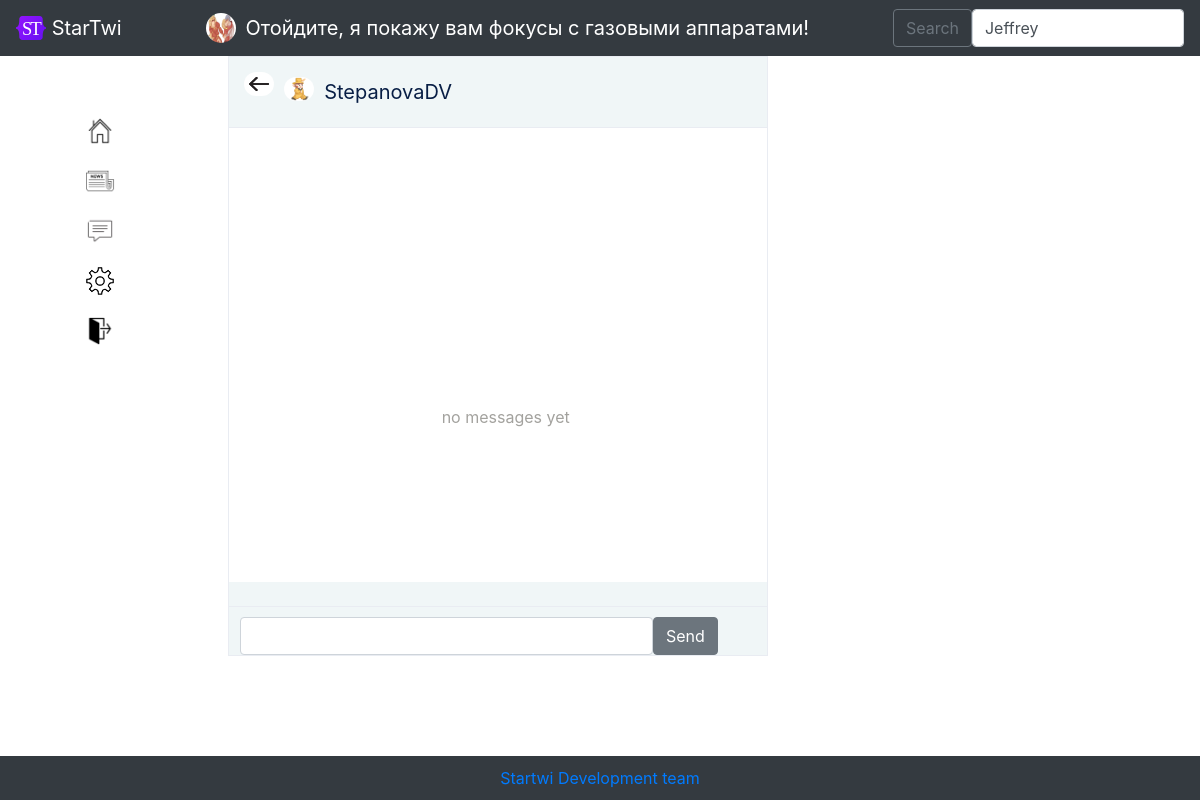
Page /messenger/StepanovaDV (signed in) on the committed database.
### data/users.py (models this page shows, shortened)
class User(SqlAlchemyBase, UserMixin):
    __tablename__ = 'users'
    id = sqlalchemy.Column(sqlalchemy.Integer, primary_key=True, autoincrement=True)
    username = sqlalchemy.Column(sqlalchemy.String, unique=True, nullable=True)
    year_of_birth = sqlalchemy.Column(sqlalchemy.Integer, nullable=True)
    month_of_birth = sqlalchemy.Column(sqlalchemy.Integer, nullable=True)
    day_of_birth = sqlalchemy.Column(sqlalchemy.Integer, nullable=True)
    country = sqlalchemy.Column(sqlalchemy.String, nullable=True)
    email = sqlalchemy.Column(sqlalchemy.String, unique=True, nullable=True)
    hashed_password = sqlalchemy.Column(sqlalchemy.String, nullable=True)
    modified_date = sqlalchemy.Column(sqlalchemy.DateTime, default=datetime.datetime.now())
    photo = sqlalchemy.Column(sqlalchemy.String, unique=True, nullable=True)
    about_me = sqlalchemy.Column(sqlalchemy.String, unique=True, nullable=True)
    followers = sqlalchemy.Column(sqlalchemy.String, nullable=True, default=' ')
    following = sqlalchemy.Column(sqlalchemy.String, nullable=True, default=' ')
    restrict = sqlalchemy.Column(sqlalchemy.Boolean, nullable=True, default=False)
    blacklist = sqlalchemy.Column(sqlalchemy.String, nullable=True, default=' ')

### main.py (the view)
@app.route('/messenger/<username>', methods=['GET', 'POST'])
@login_required
def messenger(username):
    db_sess = db_session.create_session()
    form = MessageForm()
    user = db_sess.query(User).filter(User.username == username).first()
    if form.validate_on_submit():
        add_message(current_user.id, user.id, form.message.data)
        return redirect(f'/messenger/{username}')
    cipher = Fernet(cipher_key)
    messages_list = db_sess.query(Messages).filter(
        ((Messages.from_id == current_user.id) / (Messages.to_id == user.id)) | (
                (Messages.to_id == current_user.id) / (Messages.from_id == user.id))).all()
    return render_template('messenger.html', title='Messenger', form=form, user=user,
                           url_for=url_for, user_class=User, userlist=get_userlist(),
                           css_file=url_for('static', filename='css/style.css'),
                           messages_list=messages_list, cipher=cipher,
                           str=str, db_sess_query_user=db_sess.query(User)
                           )

### forms/MessageForm.py
class MessageForm(FlaskForm):
    message = StringField('')
    send = SubmitField('Send')

### data/db_session.py (called while the page is built)
def create_session() -> Session:
    global __factory
    return __factory()

### main.py (called while the page is built)
@login_manager.user_loader
def load_user(user_id):
    db_sess = db_session.create_session()
    return db_sess.query(User).get(user_id)

def get_userlist():
    return sorted(db_session.create_session().query(User).filter(User.username != current_user.username),
                  key=lambda x: [0 if str(x.id) in current_user.following.split(', ') else 1,
                                 - len(list(set(current_user.following.split(', ')) & set(
                                     x.following.split(', ')))),
                                 - len(list(set(current_user.followers.split(', ')) & set(
                                     x.followers.split(', ')))),
                                 x.username])

### templates/messenger.html (shortened to what this page needs)
{% extends "base_logged_in.html" %}
{% block content %}
<div class="messenger">
    <table class="message-table">
        <tr><td style="background-color: #f0f6f7; " class="about-chat"><div>
            <a href="/chats"><img src="{{ url_for('static', filename='img/back.png') }}" alt="" width="30" height="24" class="icon" style="margin: 0px; margin-right: 10px;"></a>
            <a href="/account/{{ user.username }}" style="text-decoration: none" class="navbar-brand">
                <img src="{{ url_for('static', filename='img/' + user.photo) }}" alt="" width="30" height="24" class="icon" style="margin: 0px; margin-right: 10px;">
                {{ user.username }}</a>
        </div></td></tr>
        <tr><td class="all-messages-box" id="all-messages-box">
            {% if messages_list %}
                {% for message in messages_list %}
                    {% if messages_list.index(message) == 0 or messages_list[messages_list.index(message) - 1].from_id != message.from_id %}
                        <div class="message">
                            {% set sender = db_sess_query_user.filter(user_class.id == message.from_id).first() %}
                            <img src="{{ url_for('static', filename='img/' + sender.photo) }}" alt="" width="30" height="24" class="icon" style="margin: 0px; margin-right: 10px; margin-top:3%;">
                            <div style="margin-left: 50px; color: #454545;">
                                 <a href="/account/{{ sender.username }}" style="text-decoration: none; padding-top: 3%;">{{ sender.username }} {{ message.sending_time.hour }}:{{ str(message.sending_time.minute) if (str(message.sending_time.minute)) | length == 2 else '0' + str(message.sending_time.minute) }}</a><br>
                                {% if message.from_id == current_user.id %}
                                    <a href="/delete_message/{{ message.id }}"><img src="{{ url_for('static', filename='img/delete-icon.jpg') }}" width="15" style="float:right; margin-right: 5%"></a>
                                {% endif %}
                                {{ cipher.decrypt(message.message_text).decode('utf-8') }}
                            </div>
                        </div>
                    {% else %}
                        <div style="margin-left: 50px; color: #454545;"><br>
                            {% if message.from_id == current_user.id %}
                                <a href="/delete_message/{{ message.id }}"><img src="{{ url_for('static', filename='img/delete-icon.jpg') }}" width="15" style="float:right; margin-right: 5%"></a>
                            {% else %}
                            {% endif %}
                            {{ cipher.decrypt(message.message_text).decode('utf-8') }}
                        </div>
                    {% endif %}
                {% endfor %}
            {% else %}
                <p align="center" style="margin-top: 50%; color: #a3a29e;">no messages yet</p>
            {% endif %}
        </td></tr>
        <tr><td style="background-color: #f0f6f7;" class="send-message"><div class="form-send-message">
            <form action="" method="post">
                    <div style="float: left; width: 100%;">{{ form.message.label }}<br>
                        <span style="float:left; width:80%">{{ form.message(class="form-control") }}</span><span style="float:right; width:20%">{{ form.send(type="submit", class="btn btn-secondary") }}</span><br>
                    </div>
            </form>
        </div></td></tr>
    </table>
</div>
{% endblock %}

### templates/base_logged_in.html (shortened to what this page needs)
<!DOCTYPE html>
<html lang="en">
<head>
    <link rel="stylesheet"
          href="https://stackpath.bootstrapcdn.com/bootstrap/4.4.1/css/bootstrap.min.css"
>
    <link href="http://rawgithub.com/indrimuska/jquery-editable-select/master/dist/jquery-editable-select.min.css" rel="stylesheet">
    <link rel="stylesheet" type="text/css" href={{ css_file }}>
</head>
<body>
    <header>
        <nav class="navbar navbar-dark bg-dark">
            <a class="navbar-brand" href="#">
                <img src="/static/img/startwi-logo.svg" alt="" width="30" height="24" class="d-inline-block align-text-top">
                StarTwi
            </a>
            <a href="/account/{{ current_user.username }}" style="text-decoration: none;" class="navbar-brand">
                <img src="{{ url_for('static', filename='img/' + current_user.photo) }}" alt="" width="30" height="30" class="icon" style="margin: 0px; margin-right: 10px;">
                {{ current_user.username }}</a>
            <form class="d-flex" method="post" id="sample_form" name="sample_form">
                <button class="btn btn-outline-secondary" type="submit" name="Save" id="save">Search</button>
                <select name="users" id="users" class="form-control me-2" type="search" placeholder="Search" aria-label="Search">
                    {% for found_user in userlist %}
                        {% if found_user %}
                            <option>{{ found_user.username }}</option>
                        {% endif %}
                    {% endfor %}
               </select>
      </form>
    </nav>
    </header>
    <main role="main" class="container">
        <div style="float:left;">
            <ul style="list-style-type: none;">
                <li><a href="/account/{{ current_user.username }}"><img src="{{ url_for('static', filename='img/home_icon.png') }}" style="width:30px; margin-top:60px;"></a></li>
                <li><a href="/newstape"><img src="{{ url_for('static', filename='img/news_icon.png') }}" style="width:30px; margin-top:20px;"></a></li>
                <li><a href="/chats"><img src="{{ url_for('static', filename='img/messenger_icon.png') }}" style="width:30px; margin-top:20px;"></a></li>
                <li><a href="/account_settings/{{ current_user.username }}"><img src="{{ url_for('static', filename='img/settings.png') }}" style="width:30px; margin-top:20px;"></a></li>
                <li><a href="/logout"><img src="{{ url_for('static', filename='img/exit-icon.png') }}" style="width:30px; margin-top:20px;"></a></li>
            </ul>
        </div>
        <div style="margin-left: 12%">
            {% block content %}{% endblock %}
        </div>
        <br><br><br>
          <div class="footer"><a href="mailto:dashastepanova1901@mail.ru">Startwi Development team</a>
  </div>
    </main>
</body>
</html>

### static/css/style.css (style rules this page uses)
table { border: 1px solid #e9ecf2; border-radius: 10px; width: 300px; margin-left: 50px; }
td { padding-top: 15px; padding-bottom: 15px; padding-left: 15px; border-bottom: 1px solid #e9ecf2; }
.icon { width: 30px; border-radius: 30px; float: left; margin: 20px; font-size: 27px; }
table a, .table_information a { color: #081e45; display: block; height: 100%; }
table p { color: #727985; }
.all-messages-box { position: absolute; height: 80%; width: 100%; overflow: auto; }
.message-table { position: absolute; height: 100%; width: 100%; }
.about-chat { height: 10%; width: 100%; }
.send-message { height: 5%; width: 100%; padding: 0px; }
.messenger { position: absolute; width: 45%; height: 75%; float: bottom; }
.form-send-message { padding: 11px; float: bottom; margin-bottom: 10px; }

### templates/base_logged_in.html (style rules this page uses)
.footer { position: fixed; left: 0; bottom: 0; padding: 10px; background: #343a40; color: #ffffff; width: 100%; text-align: center; }

### rows in the picture
User: photo (picture), username "Отойдите, я покажу вам фокусы с газовыми аппаратами!"
User: photo (picture), username "StepanovaDV"

### other values in the picture
form field users "Jeffrey"
